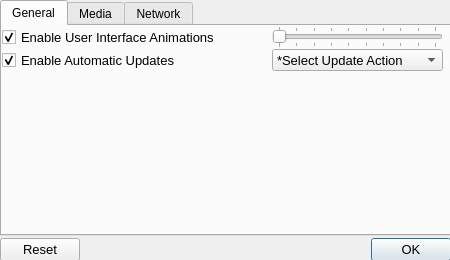
<?xml version="1.0" encoding="UTF-8"?>
<ui version="4.0">
 <class>SettingsDialog</class>
 <widget class="QDialog" name="SettingsDialog">
  <property name="geometry">
   <rect>
    <x>0</x>
    <y>0</y>
    <width>450</width>
    <height>260</height>
   </rect>
  </property>
  <property name="windowTitle">
   <string>Katana (0.1a) Application Settings</string>
  </property>
  <property name="windowIcon">
   <iconset resource="icons.qrc">
    <normaloff>:/icons/settings-icon.png</normaloff>:/icons/settings-icon.png</iconset>
  </property>
  <widget class="QWidget" name="verticalLayoutWidget">
   <property name="geometry">
    <rect>
     <x>0</x>
     <y>0</y>
     <width>451</width>
     <height>261</height>
    </rect>
   </property>
   <layout class="QVBoxLayout" name="verticalLayout">
    <property name="spacing">
     <number>2</number>
    </property>
    <item>
     <widget class="QTabWidget" name="tabWidget">
      <property name="currentIndex">
       <number>0</number>
      </property>
      <widget class="QWidget" name="generalSettings">
       <attribute name="title">
        <string>General</string>
       </attribute>
       <widget class="QCheckBox" name="enableAnimations">
        <property name="geometry">
         <rect>
          <x>0</x>
          <y>0</y>
          <width>261</width>
          <height>22</height>
         </rect>
        </property>
        <property name="font">
         <font>
          <pointsize>10</pointsize>
         </font>
        </property>
        <property name="text">
         <string>Enable User Interface Animations</string>
        </property>
        <property name="checked">
         <bool>true</bool>
        </property>
       </widget>
       <widget class="QSlider" name="animationsLevel">
        <property name="geometry">
         <rect>
          <x>270</x>
          <y>0</y>
          <width>171</width>
          <height>22</height>
         </rect>
        </property>
        <property name="minimum">
         <number>1</number>
        </property>
        <property name="maximum">
         <number>10</number>
        </property>
        <property name="value">
         <number>1</number>
        </property>
        <property name="sliderPosition">
         <number>1</number>
        </property>
        <property name="orientation">
         <enum>Qt::Horizontal</enum>
        </property>
        <property name="tickPosition">
         <enum>QSlider::TicksBothSides</enum>
        </property>
        <property name="tickInterval">
         <number>1</number>
        </property>
       </widget>
       <widget class="QCheckBox" name="enableAutoUpdates">
        <property name="geometry">
         <rect>
          <x>0</x>
          <y>23</y>
          <width>261</width>
          <height>22</height>
         </rect>
        </property>
        <property name="font">
         <font>
          <pointsize>10</pointsize>
         </font>
        </property>
        <property name="text">
         <string>Enable Automatic Updates</string>
        </property>
        <property name="checked">
         <bool>true</bool>
        </property>
       </widget>
       <widget class="QComboBox" name="autoUpdateAction">
        <property name="geometry">
         <rect>
          <x>270</x>
          <y>23</y>
          <width>171</width>
          <height>22</height>
         </rect>
        </property>
        <property name="font">
         <font>
          <pointsize>10</pointsize>
         </font>
        </property>
        <property name="toolTip">
         <string>*Select Automatic Update Action</string>
        </property>
        <item>
         <property name="text">
          <string>*Select Update Action</string>
         </property>
        </item>
        <item>
         <property name="text">
          <string/>
         </property>
        </item>
        <item>
         <property name="text">
          <string>Download and Install</string>
         </property>
        </item>
        <item>
         <property name="text">
          <string>Download and Ask</string>
         </property>
        </item>
        <item>
         <property name="text">
          <string>Ask</string>
         </property>
        </item>
        <item>
         <property name="text">
          <string/>
         </property>
        </item>
        <item>
         <property name="text">
          <string>Ignore</string>
         </property>
        </item>
       </widget>
      </widget>
      <widget class="QWidget" name="mediaSettings">
       <attribute name="title">
        <string>Media</string>
       </attribute>
      </widget>
      <widget class="QWidget" name="networkSettings">
       <attribute name="title">
        <string>Network</string>
       </attribute>
       <widget class="QLabel" name="label_2">
        <property name="geometry">
         <rect>
          <x>0</x>
          <y>20</y>
          <width>181</width>
          <height>17</height>
         </rect>
        </property>
        <property name="font">
         <font>
          <pointsize>10</pointsize>
         </font>
        </property>
        <property name="text">
         <string>Using network Proxy:</string>
        </property>
       </widget>
       <widget class="QLabel" name="label_4">
        <property name="geometry">
         <rect>
          <x>180</x>
          <y>20</y>
          <width>181</width>
          <height>17</height>
         </rect>
        </property>
        <property name="font">
         <font>
          <pointsize>10</pointsize>
         </font>
        </property>
        <property name="text">
         <string>None</string>
        </property>
       </widget>
       <widget class="QGroupBox" name="proxyBox">
        <property name="enabled">
         <bool>false</bool>
        </property>
        <property name="geometry">
         <rect>
          <x>0</x>
          <y>50</y>
          <width>441</width>
          <height>141</height>
         </rect>
        </property>
        <property name="font">
         <font>
          <pointsize>10</pointsize>
         </font>
        </property>
        <property name="title">
         <string>Proxy Server Configuration</string>
        </property>
        <widget class="QLabel" name="label_5">
         <property name="geometry">
          <rect>
           <x>0</x>
           <y>30</y>
           <width>171</width>
           <height>22</height>
          </rect>
         </property>
         <property name="font">
          <font>
           <pointsize>10</pointsize>
          </font>
         </property>
         <property name="text">
          <string>Proxy Server Address:</string>
         </property>
        </widget>
        <widget class="QLineEdit" name="proxyAddress">
         <property name="geometry">
          <rect>
           <x>180</x>
           <y>30</y>
           <width>121</width>
           <height>22</height>
          </rect>
         </property>
         <property name="font">
          <font>
           <pointsize>10</pointsize>
          </font>
         </property>
        </widget>
        <widget class="QLabel" name="label_6">
         <property name="enabled">
          <bool>false</bool>
         </property>
         <property name="geometry">
          <rect>
           <x>0</x>
           <y>80</y>
           <width>51</width>
           <height>22</height>
          </rect>
         </property>
         <property name="font">
          <font>
           <pointsize>10</pointsize>
          </font>
         </property>
         <property name="text">
          <string>User:</string>
         </property>
        </widget>
        <widget class="QLineEdit" name="proxyUser">
         <property name="enabled">
          <bool>false</bool>
         </property>
         <property name="geometry">
          <rect>
           <x>60</x>
           <y>80</y>
           <width>121</width>
           <height>22</height>
          </rect>
         </property>
         <property name="font">
          <font>
           <pointsize>10</pointsize>
          </font>
         </property>
        </widget>
        <widget class="QLabel" name="label_7">
         <property name="geometry">
          <rect>
           <x>310</x>
           <y>30</y>
           <width>41</width>
           <height>22</height>
          </rect>
         </property>
         <property name="font">
          <font>
           <pointsize>10</pointsize>
          </font>
         </property>
         <property name="text">
          <string>Port:</string>
         </property>
        </widget>
        <widget class="QSpinBox" name="proxyPort">
         <property name="geometry">
          <rect>
           <x>360</x>
           <y>30</y>
           <width>51</width>
           <height>22</height>
          </rect>
         </property>
         <property name="font">
          <font>
           <pointsize>10</pointsize>
          </font>
         </property>
        </widget>
        <widget class="QLabel" name="label_8">
         <property name="enabled">
          <bool>false</bool>
         </property>
         <property name="geometry">
          <rect>
           <x>200</x>
           <y>80</y>
           <width>81</width>
           <height>22</height>
          </rect>
         </property>
         <property name="font">
          <font>
           <pointsize>10</pointsize>
          </font>
         </property>
         <property name="text">
          <string>Password:</string>
         </property>
        </widget>
        <widget class="QLineEdit" name="proxyPass">
         <property name="enabled">
          <bool>false</bool>
         </property>
         <property name="geometry">
          <rect>
           <x>290</x>
           <y>80</y>
           <width>121</width>
           <height>22</height>
          </rect>
         </property>
         <property name="font">
          <font>
           <pointsize>10</pointsize>
          </font>
         </property>
        </widget>
        <widget class="QCheckBox" name="useAnnonConnection">
         <property name="geometry">
          <rect>
           <x>0</x>
           <y>53</y>
           <width>201</width>
           <height>22</height>
          </rect>
         </property>
         <property name="text">
          <string>Connect Annonymously</string>
         </property>
        </widget>
        <widget class="QRadioButton" name="socksV4">
         <property name="geometry">
          <rect>
           <x>100</x>
           <y>110</y>
           <width>116</width>
           <height>20</height>
          </rect>
         </property>
         <property name="font">
          <font>
           <pointsize>10</pointsize>
          </font>
         </property>
         <property name="text">
          <string>Socks V4</string>
         </property>
        </widget>
        <widget class="QRadioButton" name="socksV5">
         <property name="geometry">
          <rect>
           <x>220</x>
           <y>110</y>
           <width>116</width>
           <height>20</height>
          </rect>
         </property>
         <property name="font">
          <font>
           <pointsize>10</pointsize>
          </font>
         </property>
         <property name="text">
          <string>Socks V5</string>
         </property>
        </widget>
       </widget>
       <widget class="QCheckBox" name="useProxy">
        <property name="geometry">
         <rect>
          <x>220</x>
          <y>50</y>
          <width>191</width>
          <height>22</height>
         </rect>
        </property>
        <property name="font">
         <font>
          <pointsize>10</pointsize>
         </font>
        </property>
        <property name="text">
         <string>Use Proxy Networking</string>
        </property>
       </widget>
      </widget>
     </widget>
    </item>
    <item>
     <widget class="QDialogButtonBox" name="buttonBox">
      <property name="font">
       <font>
        <pointsize>10</pointsize>
       </font>
      </property>
      <property name="standardButtons">
       <set>QDialogButtonBox::Ok|QDialogButtonBox::Reset</set>
      </property>
     </widget>
    </item>
   </layout>
  </widget>
 </widget>
 <resources>
  <include location="icons.qrc"/>
 </resources>
 <connections/>
</ui>
